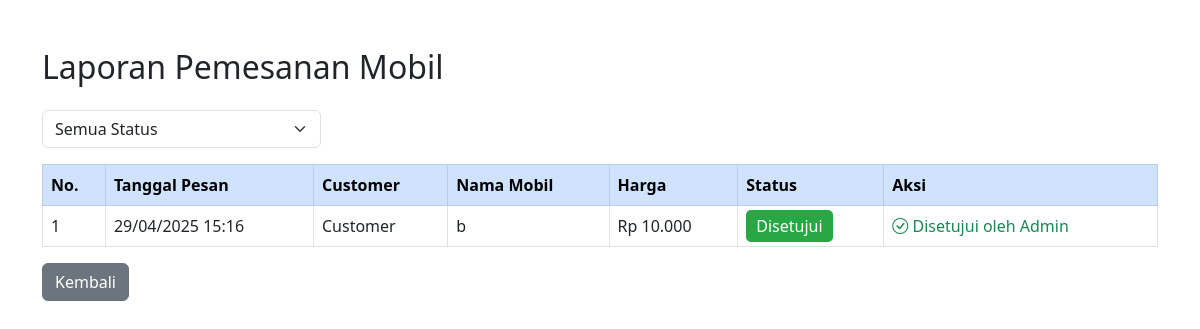
Page /SuperAdmin/Laporan.php (signed in) on the earlier database version.
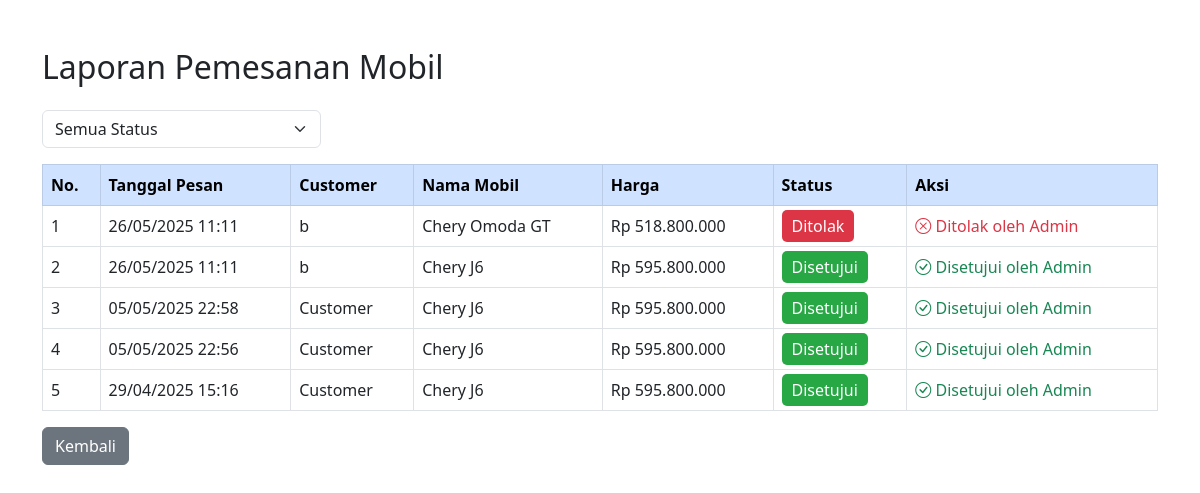
Same page on the later database version.
### tables this page shows
CREATE TABLE `requests` (
  `id` int(11) NOT NULL,
  `itemId` int(11) NOT NULL,
  `userId` int(11) NOT NULL,
  `status` enum('Menunggu','Disetujui','Ditolak') NOT NULL DEFAULT 'Menunggu',
  `createdAt` datetime DEFAULT current_timestamp(),
  `updatedAt` datetime DEFAULT current_timestamp() ON UPDATE current_timestamp()
);

CREATE TABLE `users` (
  `id` int(11) NOT NULL,
  `email` varchar(255) NOT NULL,
  `username` varchar(255) NOT NULL,
  `password` varchar(255) NOT NULL,
  `role` varchar(255) NOT NULL,
  `foto` varchar(255) NOT NULL
);

CREATE TABLE `mobil` (
  `id` int(11) NOT NULL,
  `nama` varchar(255) DEFAULT NULL,
  `stok` int(11) DEFAULT NULL,
  `harga` int(11) DEFAULT NULL,
  `keterangan` text DEFAULT NULL,
  `gambar` varchar(255) DEFAULT NULL
);

### SuperAdmin/Laporan.php (the view, shortened to what this page needs)
<?php
include('../DB.php');
$limit = 10;
$page = isset($_GET['page']) ? max(1, intval($_GET['page'])) : 1;
$offset = ($page - 1) * $limit;
$query = "SELECT
    r.id,
    r.status,
    r.createdAt,
    r.updatedAt,
    m.nama AS mobilNama,
    m.harga AS mobilHarga,
    u.username AS customerName
    FROM requests r
    JOIN mobil m ON r.itemId = m.id
    JOIN users u ON r.userId = u.id
    ORDER BY r.createdAt DESC
    LIMIT $limit OFFSET $offset";
$result = mysqli_query($conn, $query);
?>
<!DOCTYPE html>
<html lang="en">
<head>
    <link href="https://cdn.jsdelivr.net/npm/bootstrap@5.3.0-alpha3/dist/css/bootstrap.min.css" rel="stylesheet">
    <link rel="stylesheet" href="https://cdn.jsdelivr.net/npm/bootstrap-icons@1.7.2/font/bootstrap-icons.css">
</head>
<body>
    <div class="container mt-5">
        <h2 class="mb-4">Laporan Pemesanan Mobil</h2>
        <div class="mb-3">
            <select class="form-select w-25" id="statusFilter">
                <option value="">Semua Status</option>
            </select>
        </div>
        <table class="table table-bordered">
            <thead class="table-primary">
                <tr>
                    <th>No.</th>
                    <th>Tanggal Pesan</th>
                    <th>Customer</th>
                    <th>Nama Mobil</th>
                    <th>Harga</th>
                    <th>Status</th>
                    <?php if ($_SESSION['role'] === 'Super Admin'): ?>
                    <th>Aksi</th>
                    <?php endif; ?>
                </tr>
            </thead>
            <tbody>
                <?php
                if ($result && mysqli_num_rows($result) > 0) {
                    $no = $offset + 1;
                    while ($row = mysqli_fetch_assoc($result)) {
                        echo "<tr class='status-row' data-status='{$row['status']}'>";
                        echo "<td>{$no}</td>";
                        echo "<td>" . date('d/m/Y H:i', strtotime($row['createdAt'])) . "</td>";
                        echo "<td>{$row['customerName']}</td>";
                        echo "<td>{$row['mobilNama']}</td>";
                        echo "<td>Rp " . number_format($row['mobilHarga'], 0, ',', '.') . "</td>";
                        echo "<td><span class='" . match($row['status']) {
                            'Disetujui' => 'status-disetujui',
                            'Ditolak' => 'status-ditolak',
                            default => 'status-menunggu'
                        } . "'>{$row['status']}</span></td>";
                        if ($_SESSION['role'] === 'Super Admin') {
                            echo "<td>";
                            if ($row['status'] === 'Menunggu') {
                                echo "<button onclick='updateStatus({$row['id']}, \"Disetujui\")' class='btn btn-success btn-sm me-2'>Setuju</button>";
                                echo "<button onclick='updateStatus({$row['id']}, \"Ditolak\")' class='btn btn-danger btn-sm'>Tolak</button>";
                            } else {
                                echo $row['status'] === 'Disetujui'
                                    ? "<span class='text-success'><i class='bi bi-check-circle'></i> Disetujui oleh Admin</span>"
                                    : "<span class='text-danger'><i class='bi bi-x-circle'></i> Ditolak oleh Admin</span>";
                            }
                            echo "</td>";
                        }
                        echo "</tr>";
                        $no++;
                    }
                } else {
                    echo "<tr><td colspan='7' class='text-center'>Tidak ada data pemesanan.</td></tr>";
                }
                ?>
            </tbody>
        </table>
        <a href="../Index.php" class="btn btn-secondary mb-3" style="margin-bottom:20px;">Kembali</a>
    </div>
</body>
</html>

Differences in the rows shown:
added requests: createdAt "26/05/2025 11:11", userId.username "b", itemId.nama "Chery Omoda GT", itemId.harga "518.800.000", status "Ditolak", shows "Ditolak oleh Admin"
added requests: createdAt "26/05/2025 11:11", userId.username "b", itemId.nama "Chery J6", itemId.harga "595.800.000", status "Disetujui", shows "Disetujui oleh Admin"
added requests: createdAt "05/05/2025 22:58", userId.username "Customer", itemId.nama "Chery J6", itemId.harga "595.800.000", status "Disetujui", shows "Disetujui oleh Admin"
added requests: createdAt "05/05/2025 22:56", userId.username "Customer", itemId.nama "Chery J6", itemId.harga "595.800.000", status "Disetujui", shows "Disetujui oleh Admin"
changed through a linked row, requests (number 5 of 5 on the later page): itemId.nama "b" → "Chery J6"; itemId.harga "10.000" → "595.800.000"
